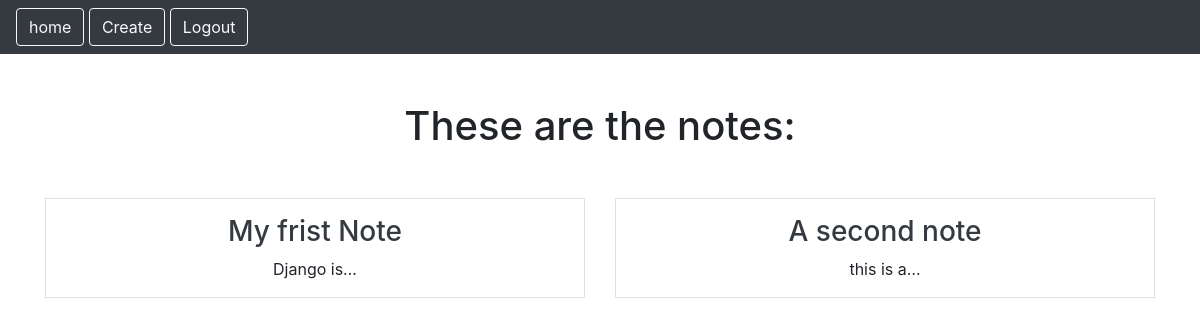
The app's page /smart/notes (signed in), older data.
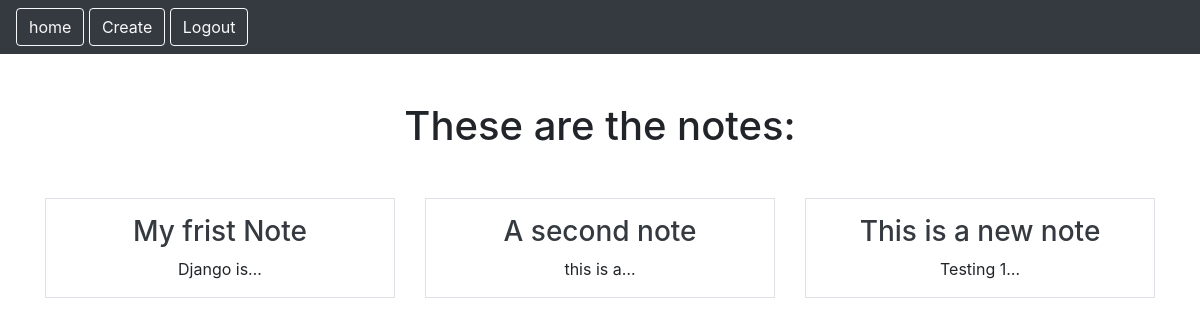
The same page, newer data.
### notes/models.py (models this page shows)
class Notes(models.Model):
    title = models.CharField(max_length=200)
    text = models.TextField()
    created = models.DateTimeField(auto_now_add=True)
    user = models.ForeignKey(User, on_delete=models.CASCADE, related_name="notes")

### notes/views.py (the view)
# urls.py: path('notes', views.NotesListView.as_view(), name="notes.list"),
class NotesListView(LoginRequiredMixin, ListView):
    model = Notes
    context_object_name = "notes"
    template_name = "notes/notes_list.html"
    login_url = "/admin"
    def get_queryset(self):
        return self.request.user.notes.all()

### notes/templates/notes/notes_list.html
{% extends "base.html" %}
{% block content %}
    <h1 class="my-5">These are the notes:</h1>
        <div class="row row-cols3 g-2">
            {% for note in notes %}
            <div class="col">
                <div class="p-3 border">
                    <a href="{% url 'notes.detail' pk=note.id %}" class="text-dark text-decoration-non">
                        <h3>{{note.title}}</h3>
                    </a>
                    {{note.text|truncatechars:10}}
                </div>
            </div>
            {% endfor %}
        </div>
{% endblock %}

### static/templates/base.html (shortened to what this page needs)
{% load static %}
<html>
  <head>
    <link rel="stylesheet" tupe="text/css" href="{% static 'css/style.css' %}" />
    <link
      rel="stylesheet"
      href="https://cdn.jsdelivr.net/npm/bootstrap@4.3.1/dist/css/bootstrap.min.css"
    />
  </head>
  <body>
    <nav class="navbar navbar-dark bg-dark">
        <div class="ms-auto">
            {% if user.is_authenticated %}
            <a href="{% url 'notes.list' %}" class="btn btn-outline-light me-1">home</a>
            <a href="{% url 'notes.new' %}" class="btn btn-outline-light me-1">Create</a>
            <a href="{% url 'logout' %}" class="btn btn-outline-light me-1">Logout</a>
            {% else %}
            <a href="{% url 'login' %}" class="btn btn-outline-light me-1">Login</a>
            <a href="{% url 'signup' %}" class="btn btn-outline-light me-1">Signup</a>
            {% endif %}
        </div>
    </nav>
    <div class="my-5 text-center container">
      {% block content %} {% endblock %}
    </div>
  </body>
</html>

Row changes from the older to the newer data that the page shows:
added Notes: title "This is a new note", text "Testing 1…"
